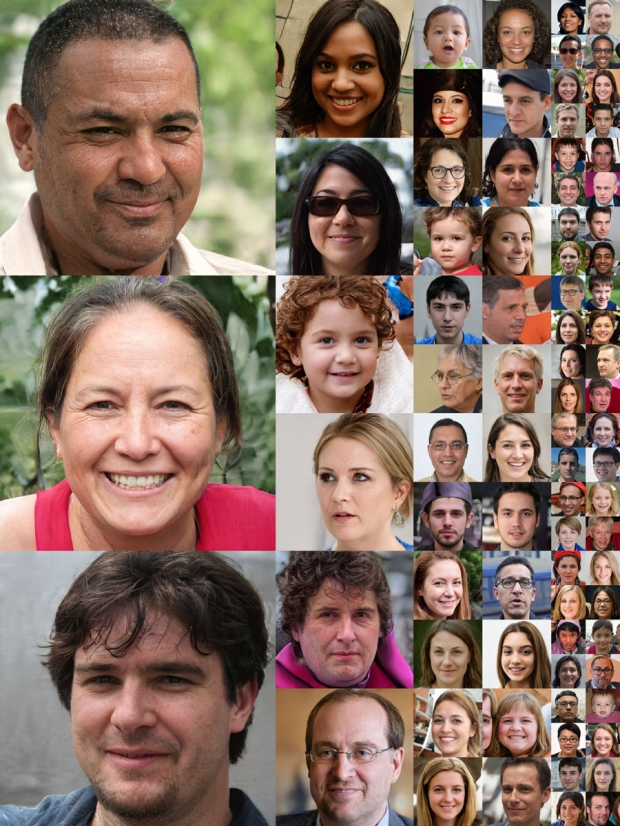
#> input picture Detecting face/images/faces.jpg, 620 x 826 px
$ python masking.py --image '../Detecting face/images/faces.jpg'
#> lines starting #> are read from the running program, lines starting #| are printed output that depends on the picture; after the words box and inside, x2 and y2 are one past the last pixel; in counts of white or black regions, pixels touching at a corner belong together
import numpy as np
import argparse
import cv2
ap = argparse.ArgumentParser()
ap.add_argument("-i", "--image", required=True, help="Path to the image")
args = vars(ap.parse_args())
image = cv2.imread(args["image"])
#> image is the input picture: shape (826, 620, 3); mean B, G, R 99.8, 112, 136.2
cv2.imshow("Original", image)
mask = np.zeros(image.shape[:2], dtype="uint8")
(cX, cY) = (image.shape[1] // 2, image.shape[0] // 2)
#> cX = 310; cY = 413
cv2.rectangle(mask, (cX-75, cY-75), (cX+75, cY+75), 255, -1)# 마스크부분을 땀
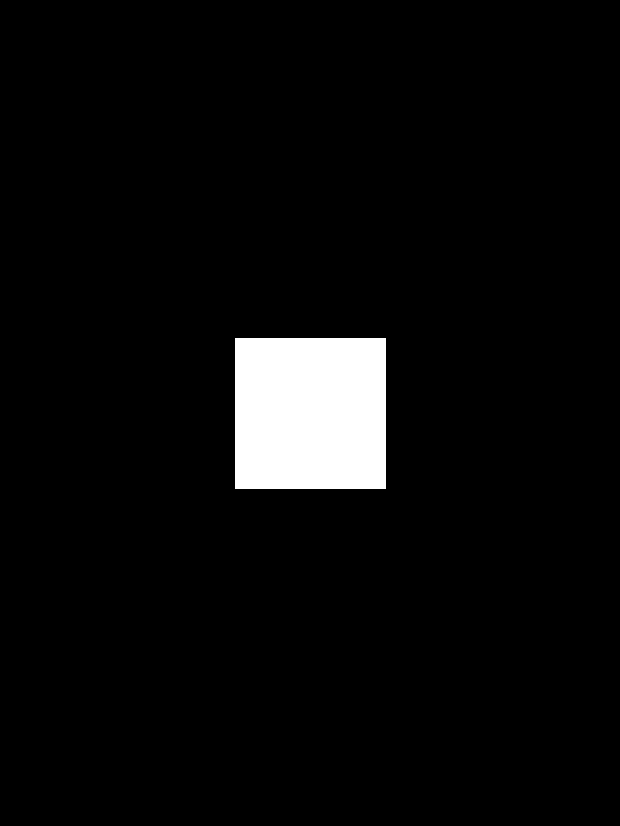
#> mask: shape (826, 620); 4.5% white; 1 white region, box (x1, y1, x2, y2) and area: (235, 338, 386, 489) 22801
cv2.imshow("Mask", mask)
masked = cv2.bitwise_and(image, image, mask=mask)
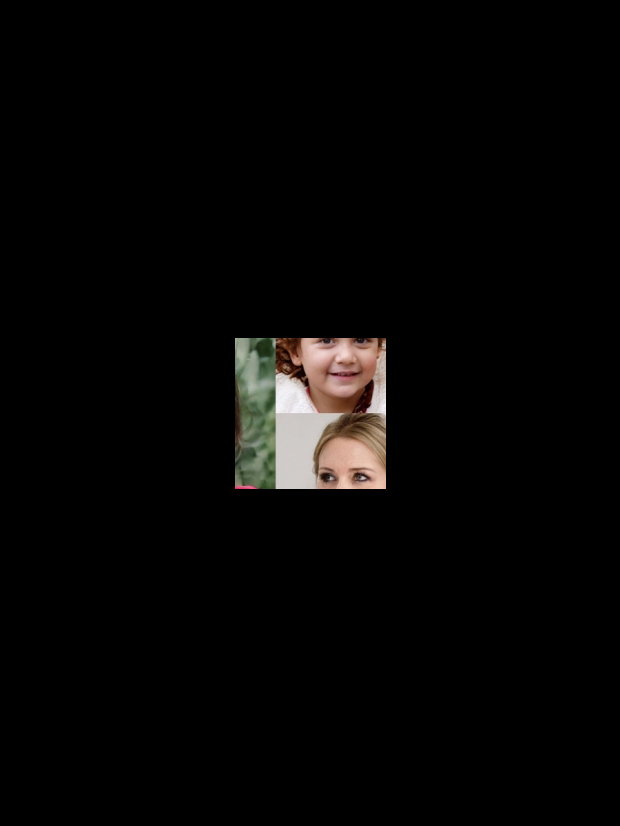
#> masked: shape (826, 620, 3); mean B, G, R 5.3, 6, 6.8
cv2.imshow("Mask Applied to Image", masked)
cv2.waitKey(0)
mask = np.zeros(image.shape[:2], dtype="uint8")
cv2.circle(mask, (cX, cY), 100, 255, -1)
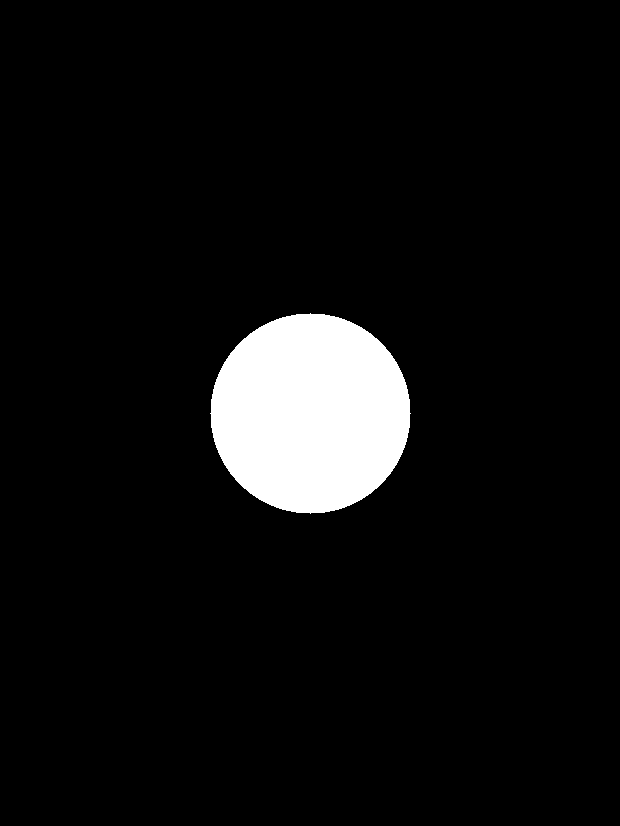
#> mask: shape (826, 620); 6.1% white; 1 white region, box (x1, y1, x2, y2) and area: (210, 313, 411, 514) 31417
masked = cv2.bitwise_and(image, image, mask=mask)# 마스킹 지정
cv2.imshow("Mask", mask)
cv2.imshow("Mask Applied to Image", masked)
cv2.waitKey(0)
